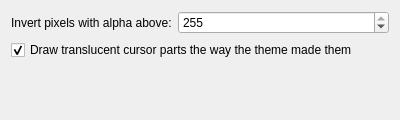
<?xml version="1.0" encoding="UTF-8"?>
<ui version="4.0">
 <class>XorCursorEffectConfig</class>
 <widget class="QWidget" name="XorCursorEffectConfig">
  <property name="geometry">
   <rect>
    <x>0</x>
    <y>0</y>
    <width>400</width>
    <height>120</height>
   </rect>
  </property>
  <layout class="QFormLayout" name="formLayout">
   <item row="0" column="0">
    <widget class="QLabel" name="invertThresholdLabel">
     <property name="text">
      <string>Invert pixels with alpha above:</string>
     </property>
    </widget>
   </item>
   <item row="0" column="1">
    <widget class="QSpinBox" name="kcfg_InvertThreshold">
     <property name="minimum">
      <number>1</number>
     </property>
     <property name="maximum">
      <number>255</number>
     </property>
     <property name="value">
      <number>255</number>
     </property>
     <property name="whatsThis">
      <string>Cursor pixels whose opacity is at least this value get inverted; lower pixels are drawn as themed instead.</string>
     </property>
    </widget>
   </item>
   <item row="1" column="0" colspan="2">
    <widget class="QCheckBox" name="kcfg_DrawTranslucentParts">
     <property name="text">
      <string>Draw translucent cursor parts the way the theme made them</string>
     </property>
     <property name="checked">
      <bool>true</bool>
     </property>
    </widget>
   </item>
  </layout>
 </widget>
 <resources/>
 <connections/>
</ui>
